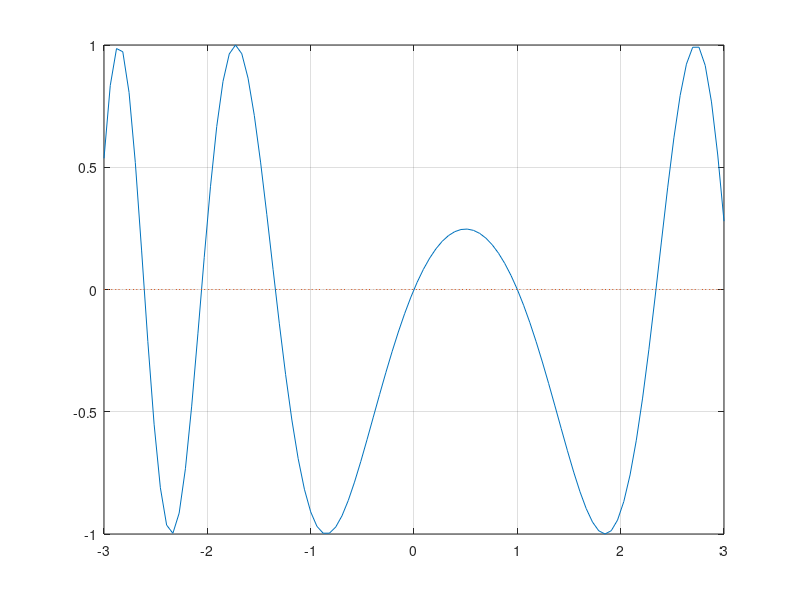

MATLAB code for this plot: (Note: this script raises an error after producing the figure.)
%% 3_b
clear;
a = -3;
b = 3;
m = 100;
x = linspace(a, b, m);
f = 'sin(x.*(1-x))';
plot(x , eval(f), x , 0*x, ':');
grid on;
z = ginput(1);
[zr, fr] = fzero(f, z(1));
hold on;
plot(zr, fr, 'r*', z(1), z(2), 'g*');
